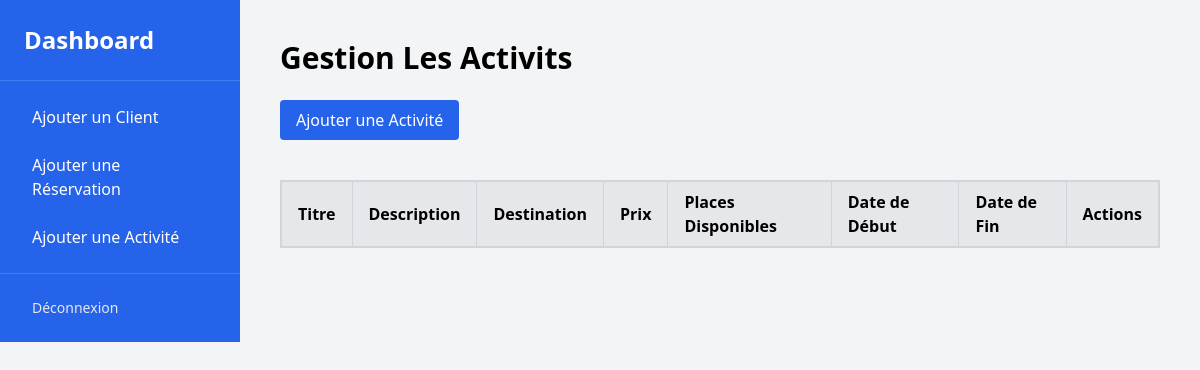
Page /activity.php on the earlier database version.
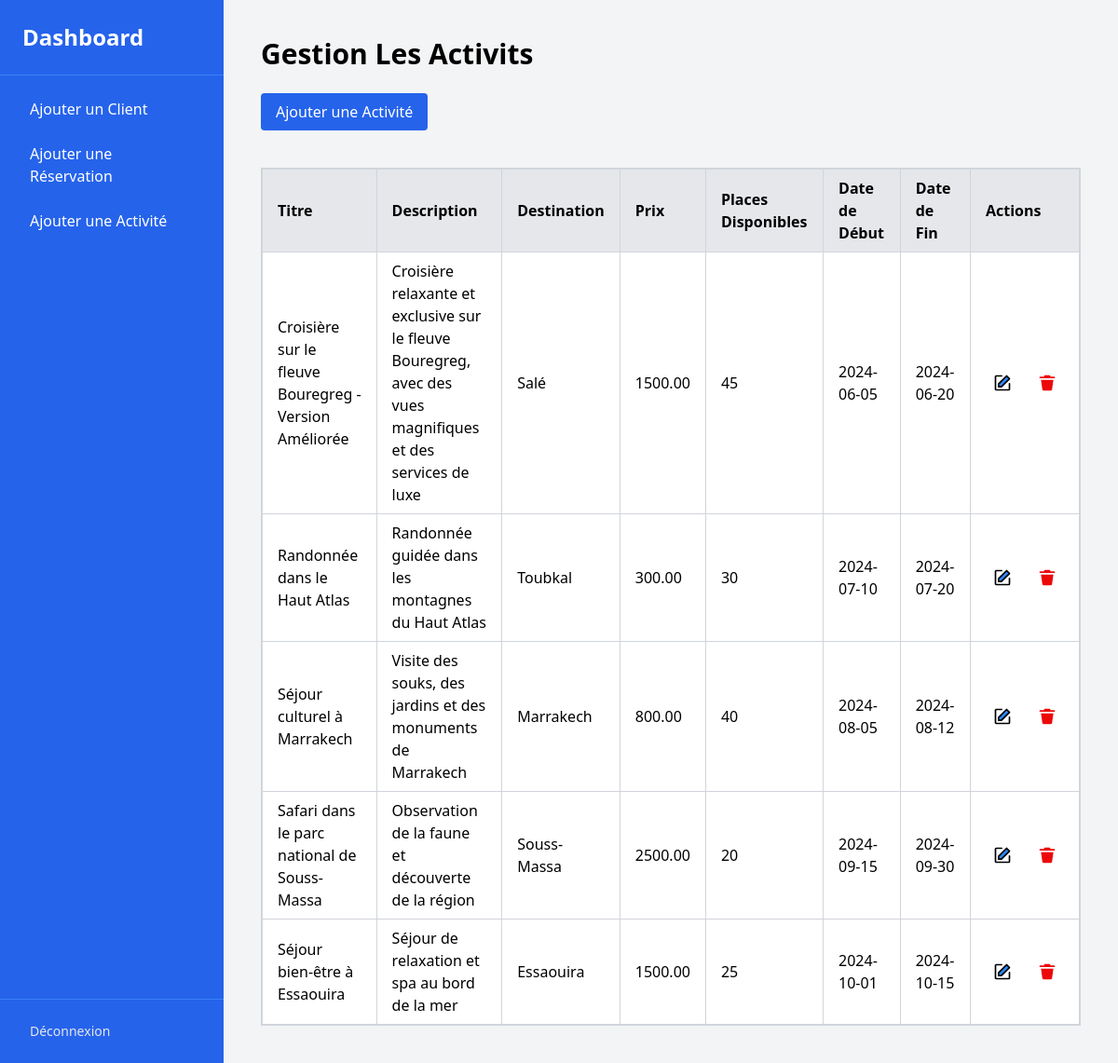
Same page on the later database version.
### tables this page shows
create table activite(
    id_activite int,
    titre varchar(150),
    description text,
    destination varchar(100),
    prix DECIMAL(10, 2) NOT NULL,
    date_debut date,
    date_fin date,
    places_disponsibles int NOT NULL
    
);

### activity.php (the view, shortened to what this page needs)
<?php
function fetchActivite() {
    include 'connexion.php';
    $sql = "SELECT * FROM activite";
    $result = mysqli_query($con, $sql);
    if ($result) {
        while ($row = mysqli_fetch_assoc($result)) {
            echo "<tr>
                    <td class='border border-gray-300 px-4 py-2'>{$row['titre']}</td>
                    <td class='border border-gray-300 px-4 py-2'>{$row['description']}</td>
                    <td class='border border-gray-300 px-4 py-2'>{$row['destination']}</td>
                    <td class='border border-gray-300 px-4 py-2'>{$row['prix']}</td>
                    <td class='border border-gray-300 px-4 py-2'>{$row['places_disponsibles']}</td>
                    <td class='border border-gray-300 px-4 py-2'>{$row['date_debut']}</td>
                    <td class='border border-gray-300 px-4 py-2'>{$row['date_fin']}</td>
                    <td class='border border-gray-300 px-4 py-2'>
                        <div class='flex space-x-3'>
                            <button class='bg-transparent text-yellow-500 p-2 rounded-full hover:bg-yellow-100'>
                            </button>
                            <button class='bg-transparent text-red-500 p-2 rounded-full hover:bg-red-100'>
                            </button>
                        </div>
                    </td>
                </tr>";
        }
    } else {
        echo "<tr><td colspan='8'>Aucune donnée trouvée.</td></tr>";
    }
}
?>
<!DOCTYPE html>
<html lang="en">
<head>
    <script src="https://cdn.tailwindcss.com"></script>
</head>
<body class="bg-gray-100 flex">
    <div class="sidebar sidebar-visible w-32 bg-blue-600 text-white flex flex-col md:w-1/5">
        <div class="p-6 text-2xl font-bold border-b border-blue-500">Dashboard</div>
        <nav class="flex-1 p-4 space-y-2">
            <a href="client.php" class="block py-2 px-4 rounded hover:bg-blue-700">Ajouter un Client</a>
            <a href="reservation.php" class="block py-2 px-4 rounded hover:bg-blue-700">Ajouter une Réservation</a>
            <a href="activity.php" class="block py-2 px-4 rounded hover:bg-blue-700 sm:text-xs md:text-base">Ajouter une Activité</a>
        </nav>
        <div class="p-4 border-t border-blue-500">
            <a href="index.php" class="block py-2 px-4 text-sm text-gray-200 hover:text-white">Déconnexion</a>
        </div>
    </div>
        <div class="flex-1 p-10 sm:ml-0 md:ml-30 overflow-y-auto  ">
        <h1 class="text-3xl font-bold mb-6">Gestion Les Activits</h1>
        <button id="addClientBtn" class="bg-blue-600 text-white py-2 px-4 rounded hover:bg-blue-700">Ajouter une Activité</button>
        <div class="mt-10">
            <table class="min-w-full max-w-4xl mx-auto table-auto border-collapse border border-gray-300 bg-white">
                <thead>
                    <tr class="bg-gray-200 text-left">
                        <th class="border border-gray-300 px-4 py-2">Titre</th>
                        <th class="border border-gray-300 px-4 py-2">Description</th>
                        <th class="border border-gray-300 px-4 py-2">Destination</th>
                        <th class="border border-gray-300 px-4 py-2">Prix</th>
                        <th class="border border-gray-300 px-4 py-2">Places Disponibles</th>
                        <th class="border border-gray-300 px-4 py-2">Date de Début</th>
                        <th class="border border-gray-300 px-4 py-2">Date de Fin</th>
                        <th class="border border-gray-300 px-4 py-2">Actions</th>
                    </tr>
                </thead>
                <tbody id="clientTable">
                    <?php fetchActivite(); ?>
                </tbody>
            </table>
        </div>
</body>
</html>

### activity.php (style rules this page uses)
table { width: 100%; overflow-x: auto; display: block; }
.sidebar-visible { transform: translateX(0); transition: transform 0.3s ease-in-out; }

Differences in the rows shown:
added activite: titre "Croisière sur le fleuve Bouregreg - Version Améliorée", description "Croisière relaxante et exclusive sur le fleuve Bouregreg, avec des vues magnifiques et des services de luxe", destination "Salé", prix "1500.00", places_disponsibles "45", date_debut "2024-06-05", date_fin "2024-06-20"
added activite: titre "Randonnée dans le Haut Atlas", description "Randonnée guidée dans les montagnes du Haut Atlas", destination "Toubkal", prix "300.00", places_disponsibles "30", date_debut "2024-07-10", date_fin "2024-07-20"
added activite: titre "Séjour culturel à Marrakech", description "Visite des souks, des jardins et des monuments de Marrakech", destination "Marrakech", prix "800.00", places_disponsibles "40", date_debut "2024-08-05", date_fin "2024-08-12"
added activite: titre "Safari dans le parc national de Souss-Massa", description "Observation de la faune et découverte de la région", destination "Souss-Massa", prix "2500.00", places_disponsibles "20", date_debut "2024-09-15", date_fin "2024-09-30"
added activite: titre "Séjour bien-être à Essaouira", description "Séjour de relaxation et spa au bord de la mer", destination "Essaouira", prix "1500.00", places_disponsibles "25", date_debut "2024-10-01", date_fin "2024-10-15"
